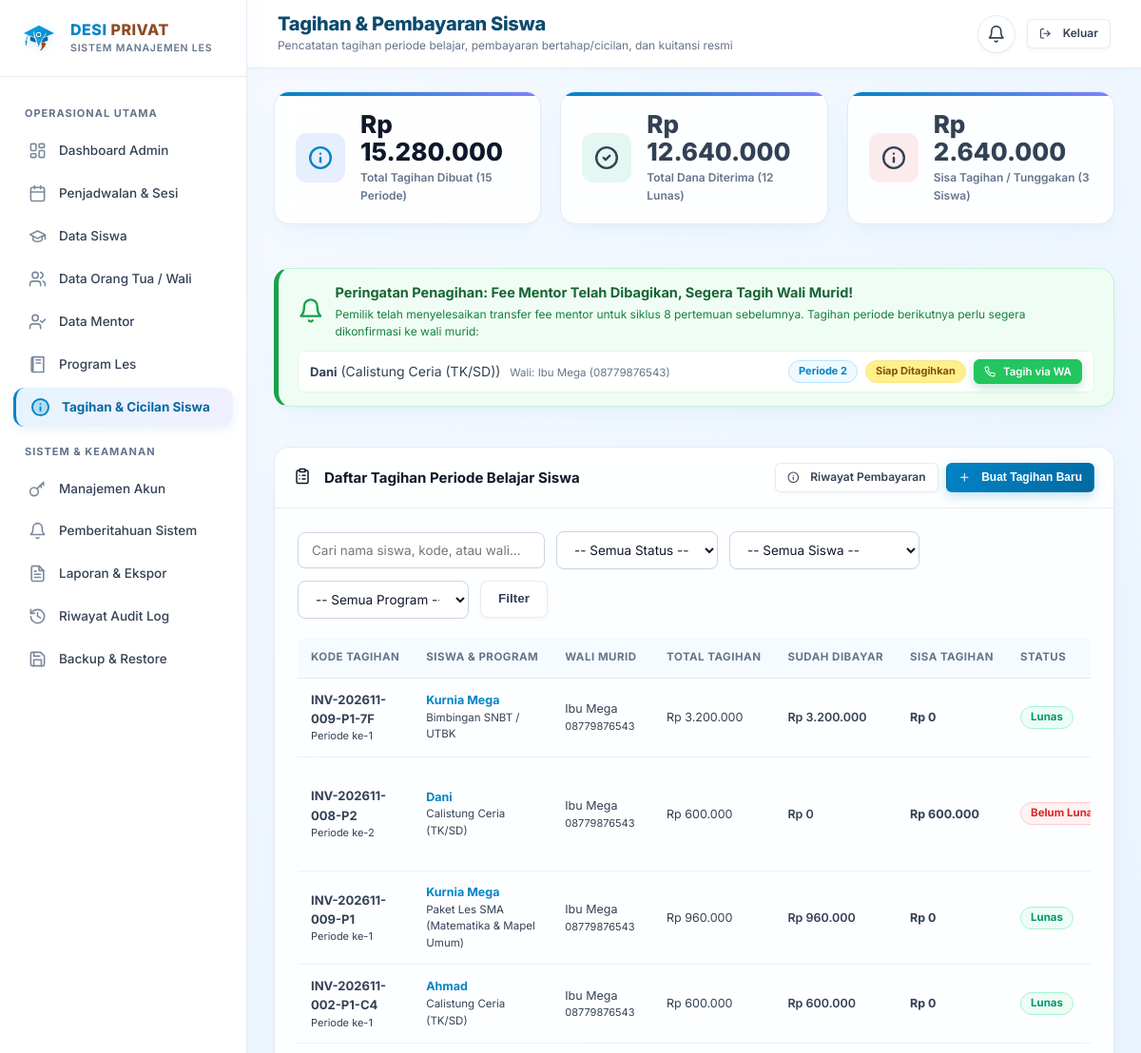
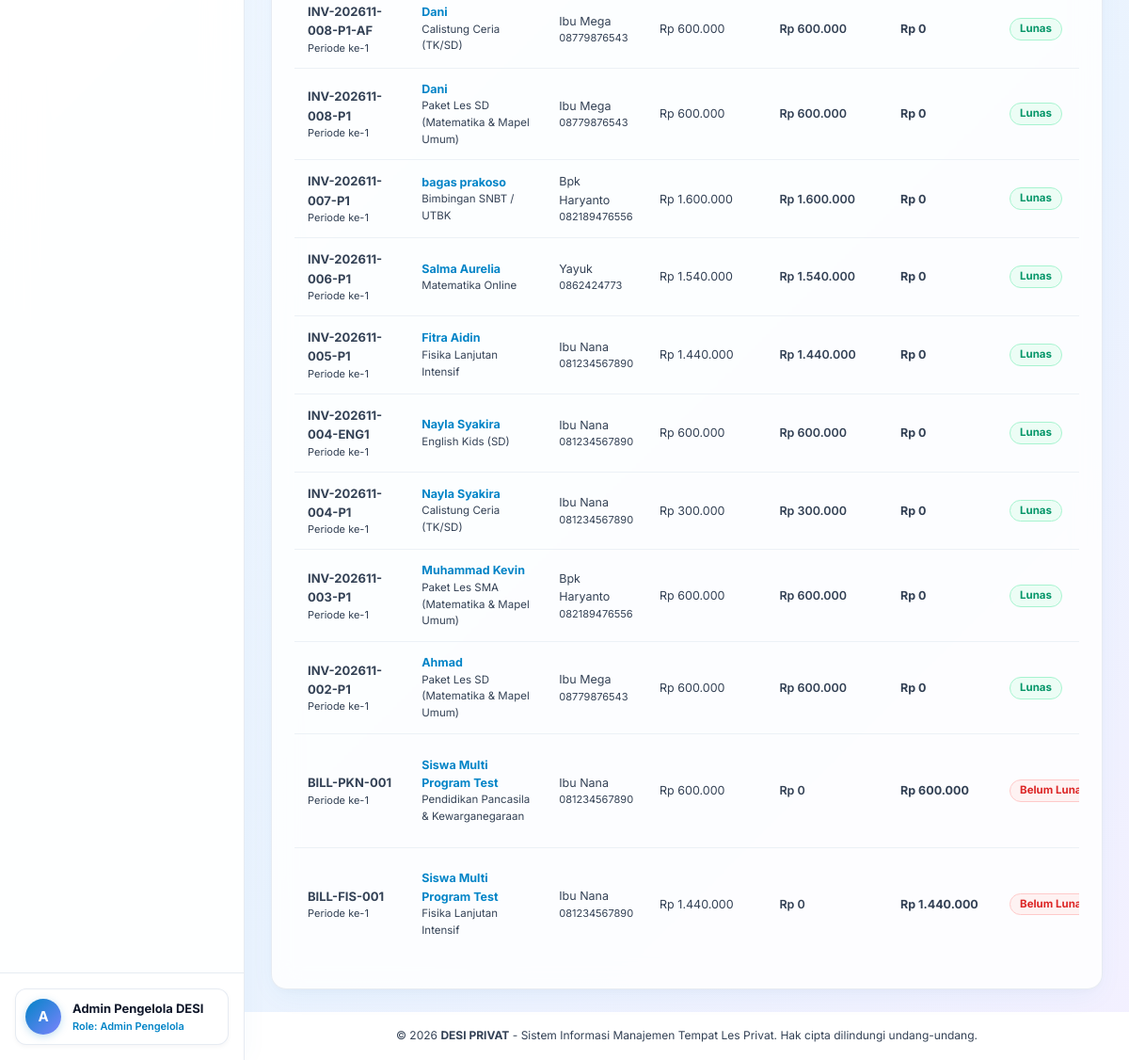
The app's page /admin/bills (signed in), older data (2 pictures, top to bottom).
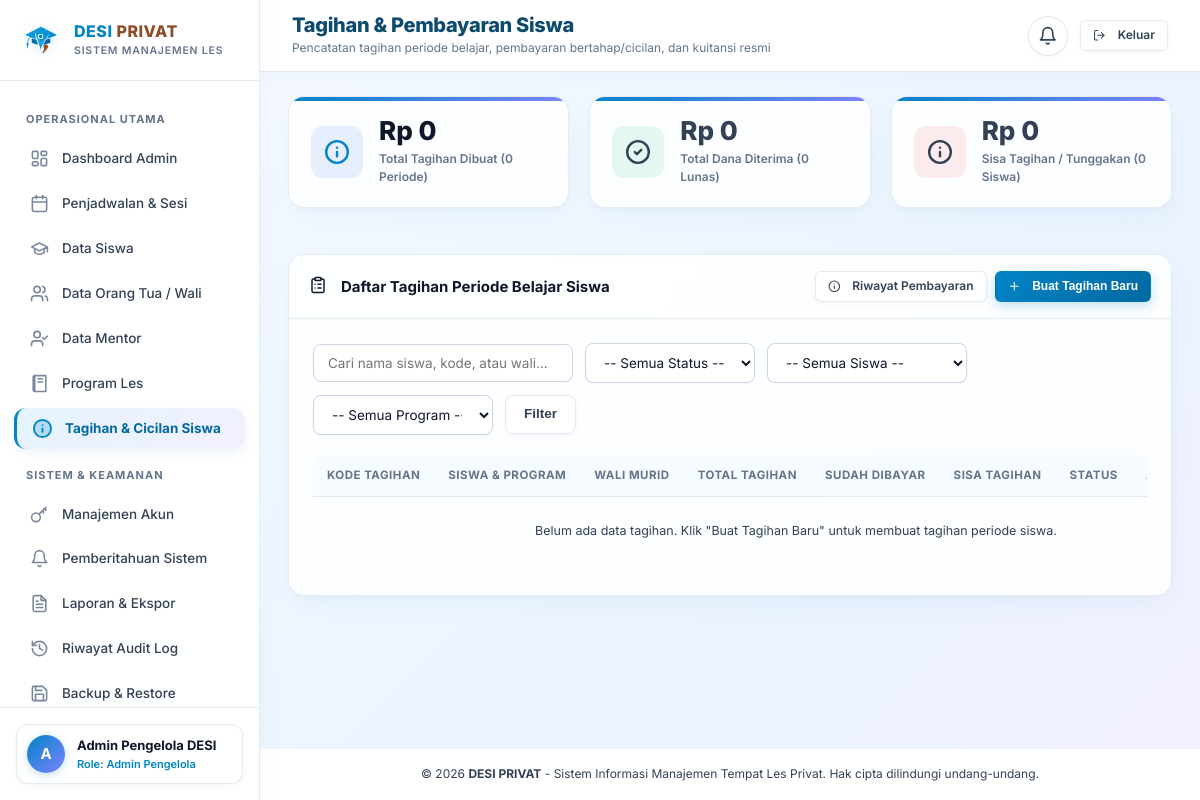
The same page, newer data.
### tables this page shows
CREATE TABLE student_bills (
                id INTEGER PRIMARY KEY AUTOINCREMENT,
                bill_code TEXT UNIQUE NOT NULL,
                student_id INTEGER NOT NULL REFERENCES students(id) ON DELETE CASCADE,
                program_id INTEGER NOT NULL REFERENCES programs(id) ON DELETE CASCADE,
                period_number INTEGER NOT NULL DEFAULT 1,
                title TEXT NOT NULL,
                total_amount REAL NOT NULL DEFAULT 0,
                paid_amount REAL NOT NULL DEFAULT 0,
                remaining_amount REAL NOT NULL DEFAULT 0,
                status TEXT NOT NULL DEFAULT 'belum_lunas' CHECK(status IN ('belum_lunas', 'sebagian', 'lunas', 'tunggakan')),
                due_date TEXT,
                notes TEXT,
                created_at DATETIME DEFAULT CURRENT_TIMESTAMP,
                updated_at DATETIME DEFAULT CURRENT_TIMESTAMP
            );

CREATE TABLE students (
    id INTEGER PRIMARY KEY AUTOINCREMENT,
    parent_id INTEGER NOT NULL REFERENCES parents(id) ON DELETE RESTRICT,
    full_name TEXT NOT NULL,
    school TEXT,
    grade TEXT,
    birth_date TEXT,
    address TEXT,
    notes TEXT,
    status TEXT NOT NULL DEFAULT 'aktif' CHECK(status IN ('aktif', 'nonaktif', 'berhenti')),
    created_at DATETIME DEFAULT CURRENT_TIMESTAMP,
    updated_at DATETIME DEFAULT CURRENT_TIMESTAMP
, initial_meeting_offset INTEGER NOT NULL DEFAULT 0, initial_offset_notes TEXT, initial_offset_set_at DATETIME, initial_offset_set_by INTEGER, latitude REAL, longitude REAL, payment_validated_by INTEGER, payment_validated_at DATETIME, payment_status TEXT DEFAULT 'lunas', meetings_per_period INTEGER DEFAULT 8);

CREATE TABLE programs (
    id INTEGER PRIMARY KEY AUTOINCREMENT,
    name TEXT NOT NULL,
    code TEXT UNIQUE NOT NULL,
    description TEXT,
    level TEXT,
    status TEXT NOT NULL DEFAULT 'aktif' CHECK(status IN ('aktif', 'nonaktif', 'diarsipkan')),
    created_at DATETIME DEFAULT CURRENT_TIMESTAMP
, default_fee_8 REAL DEFAULT 800000, default_fee_4 REAL DEFAULT 450000, price_per_session REAL DEFAULT 75000, default_fee_12 REAL DEFAULT 900000, service_type TEXT NOT NULL DEFAULT 'Private Tutoring');

CREATE TABLE parents (
    id INTEGER PRIMARY KEY AUTOINCREMENT,
    user_id INTEGER UNIQUE REFERENCES users(id) ON DELETE SET NULL,
    full_name TEXT NOT NULL,
    phone TEXT NOT NULL,
    email TEXT,
    address TEXT,
    notes TEXT,
    created_at DATETIME DEFAULT CURRENT_TIMESTAMP
, status TEXT NOT NULL DEFAULT 'aktif');

CREATE TABLE mentor_period_honor (
        id INTEGER PRIMARY KEY AUTOINCREMENT,
        mentor_id INTEGER NOT NULL,
        student_id INTEGER NOT NULL,
        program_id INTEGER NOT NULL,
        period_number INTEGER NOT NULL,
        completed_meetings INTEGER DEFAULT 8,
        fee_per_session REAL NOT NULL DEFAULT 50000,
        total_fee REAL NOT NULL DEFAULT 400000,
        status TEXT DEFAULT 'siap_ditransfer',
        transferred_at DATETIME,
        transferred_by INTEGER,
        transfer_notes TEXT,
        billing_alert_active INTEGER DEFAULT 0,
        created_at DATETIME DEFAULT CURRENT_TIMESTAMP,
        updated_at DATETIME DEFAULT CURRENT_TIMESTAMP,
        FOREIGN KEY (mentor_id) REFERENCES mentors(id),
        FOREIGN KEY (student_id) REFERENCES students(id),
        FOREIGN KEY (program_id) REFERENCES programs(id)
    );

### routes/admin.py (the view)
@admin_bp.route("/bills")
def bills():
    from services.finance_service import get_billing_alerts_summary, get_pending_new_students
    status_filter = request.args.get("status")
    student_filter = request.args.get("student_id")
    program_filter = request.args.get("program_id")
    search = request.args.get("q", "").strip()
    bills_list = get_student_bills(
        student_id=student_filter,
        program_id=program_filter,
        status=status_filter,
        search=search
    )
    overview = get_financial_overview()
    billing_alerts = get_billing_alerts_summary()
    pending_new_students = get_pending_new_students()
    students_list = query_db("SELECT id, full_name FROM students WHERE status != 'berhenti' ORDER BY full_name ASC")
    programs_list = query_db("SELECT id, name FROM programs WHERE status = 'aktif' ORDER BY name ASC")
    return render_template(
        "admin/bills.html",
        bills=bills_list,
        overview=overview,
        billing_alerts=billing_alerts,
        pending_new_students=pending_new_students,
        students=students_list,
        programs=programs_list,
        status_filter=status_filter,
        student_filter=student_filter,
        program_filter=program_filter,
        search=search
    )

### routes/admin.py (called while the page is built)
@admin_bp.before_request
@login_required
@role_required("admin")
def check_admin_access():
    pass

### routes/auth.py (called while the page is built)
def generate_csrf_token():
    if "_csrf_token" not in session:
        session["_csrf_token"] = secrets.token_hex(24)
    return session["_csrf_token"]

def login_required(f):
    @wraps(f)
    def decorated_function(*args, **kwargs):
        if "user_id" not in session:
            flash("Silakan masuk terlebih dahulu untuk mengakses halaman ini.", "warning")
            return redirect(url_for("auth.login", next=request.url))
        user = query_db("SELECT id, is_active FROM users WHERE id = ?", (session["user_id"],), one=True)
        if not user or not user["is_active"]:
            session.clear()
            flash("Sesi login Anda telah kedaluwarsa atau akun tidak ditemukan. Silakan masuk kembali.", "warning")
            return redirect(url_for("auth.login"))
        return f(*args, **kwargs)
    return decorated_function

### services/notification_service.py (called while the page is built)
def get_unread_count(user_id):
    row = query_db(
        "SELECT COUNT(*) as unread_count FROM notifications WHERE user_id = ? AND is_read = 0",
        (user_id,),
        one=True
    )
    return row["unread_count"] if row else 0

### templates/admin/bills.html (shortened to what the changed rows need)
{% extends "base.html" %}
{% block page_title %}Tagihan & Pembayaran Siswa{% endblock %}
{% block content %}
<div class="stats-grid" style="margin-bottom: 24px;">
  <div class="stat-card">
    <div class="stat-info">
      <div class="stat-value">Rp {{ "{:,.0f}".format(overview.total_billed).replace(",", ".") }}</div>
      <div class="stat-label">Total Tagihan Dibuat ({{ overview.total_bills_count }} Periode)</div>
    </div>
  </div>
  <div class="stat-card">
    <div class="stat-info">
      <div class="stat-value" style="color: var(--green-success);">Rp {{ "{:,.0f}".format(overview.total_collected).replace(",", ".") }}</div>
      <div class="stat-label">Total Dana Diterima ({{ overview.fully_paid_count }} Lunas)</div>
    </div>
  </div>
  <div class="stat-card">
    <div class="stat-info">
      <div class="stat-value" style="color: var(--danger-color);">Rp {{ "{:,.0f}".format(overview.total_outstanding).replace(",", ".") }}</div>
      <div class="stat-label">Sisa Tagihan / Tunggakan ({{ overview.unpaid_count }} Siswa)</div>
    </div>
  </div>
</div>
{% if billing_alerts %}
<div class="card" style="margin-bottom: 20px; background: #f0fdf4; border: 1.5px solid #bbf7d0; border-left: 5px solid #16a34a;">
  <div class="card-body" style="padding: 14px 20px;">
    <div style="display: flex; align-items: center; gap: 12px; margin-bottom: 10px;">
      <div style="font-size: 24px; color: #16a34a;">{{ icon('bell') }}</div>
      <div>
        <div style="font-size: 14.5px; font-weight: 700; color: #166534;">
          Peringatan Penagihan: Fee Mentor Telah Dibagikan, Segera Tagih Wali Murid!
        </div>
        <p style="margin: 2px 0 0 0; font-size: 12px; color: #15803d;">
          Pemilik telah menyelesaikan transfer fee mentor untuk siklus 8 pertemuan sebelumnya. Tagihan periode berikutnya perlu segera dikonfirmasi ke wali murid:
        </p>
      </div>
    </div>
    <div style="display: flex; flex-direction: column; gap: 6px;">
      {% for ba in billing_alerts %}
        <div style="background: #ffffff; border: 1px solid #dcfce7; border-radius: 6px; padding: 8px 12px; display: flex; align-items: center; justify-content: space-between; flex-wrap: wrap; gap: 10px;">
          <div>
            <strong style="color: var(--navy-dark); font-size: 13px;">{{ ba.student_name }}</strong> ({{ ba.program_name }})
            <span style="font-size: 11.5px; color: var(--text-muted); margin-left: 6px;">Wali: {{ ba.parent_name or '-' }} ({{ ba.parent_phone or '-' }})</span>
          </div>
          <div style="display: flex; align-items: center; gap: 8px;">
            <span class="badge badge-info" style="font-size: 11px;">Periode {{ ba.period_number + 1 }}</span>
            <span class="badge badge-warning" style="font-size: 11px; background: #fef08a; color: #854d0e;">Siap Ditagihkan</span>
            {% if ba.parent_phone %}
              <a href="{{ wa_billing_url(ba.parent_phone, ba.student_name, ba.total_amount or 800000) }}" target="_blank" class="btn btn-sm btn-success" style="background: #22c55e; border-color: #22c55e; font-size: 11.5px; padding: 4px 10px; color: #fff; text-decoration: none; display: inline-flex; align-items: center; gap: 4px; font-weight: 600;" title="Kirim Pesan Penagihan ke WhatsApp Wali Murid">
                {{ icon('phone') }} Tagih via WA
              </a>
            {% endif %}
          </div>
        </div>
      {% endfor %}
    </div>
  </div>
</div>
{% endif %}
<div class="card">
  <div class="card-body">
    <div class="table-responsive">
      <table class="table-desi">
        <thead>
          <tr>
            <th>Kode Tagihan</th>
            <th>Siswa &amp; Program</th>
            <th>Wali Murid</th>
            <th>Total Tagihan</th>
            <th>Sudah Dibayar</th>
            <th>Sisa Tagihan</th>
            <th>Status</th>
            <th>Aksi Pembayaran</th>
          </tr>
        </thead>
        <tbody>
          {% for b in bills %}
          <tr>
            <td>
              <strong style="color: var(--navy-dark); font-size: 13px;">{{ b.bill_code }}</strong>
              <div style="font-size: 11px; color: var(--gray-500);">Periode ke-{{ b.period_number }}</div>
            </td>
            <td>
              <strong style="color: var(--blue-brand);">{{ b.student_name }}</strong>
              <div style="font-size: 11.5px; color: var(--gray-600);">{{ b.program_name }}</div>
            </td>
            <td>
              <div>{{ b.parent_name or '-' }}</div>
              <div style="font-size: 11px; color: var(--gray-500);">{{ b.parent_phone or '-' }}</div>
            </td>
            <td>Rp {{ "{:,.0f}".format(b.total_amount).replace(",", ".") }}</td>
            <td style="color: var(--green-success); font-weight: 600;">Rp {{ "{:,.0f}".format(b.paid_amount).replace(",", ".") }}</td>
            <td style="color: var(--danger-color); font-weight: 700;">Rp {{ "{:,.0f}".format(b.remaining_amount).replace(",", ".") }}</td>
            <td>
              {% if b.status == 'lunas' %}
                <span class="badge badge-success">Lunas</span>
              {% elif b.status == 'sebagian' %}
                <span class="badge badge-warning">Sebagian / Cicilan</span>
              {% else %}
                <span class="badge badge-danger">Belum Lunas</span>
              {% endif %}
            </td>
          </tr>
          {% else %}
          <tr>
            <td colspan="8" style="text-align: center; padding: 24px; color: var(--gray-500);">
              Belum ada data tagihan. Klik "Buat Tagihan Baru" untuk membuat tagihan periode siswa.
            </td>
          </tr>
          {% endfor %}
        </tbody>
      </table>
    </div>
  </div>
</div>
{% endblock %}

Row changes from the older to the newer data that the page shows:
removed student_bills: student_name "Dani", program_name "Calistung Ceria (TK/SD)", full_name "Ibu Mega", phone "08779876543", ba.period_number+1 "2", bill_code "INV-202611-008-P2", period_number "2", total_amount "600.000", paid_amount "0", remaining_amount "600.000", status "Belum…"
removed student_bills: bill_code "INV-202611-009-P1-7F", period_number "1", student_name "Kurnia Mega", program_name "Bimbingan SNBT / UTBK", full_name "Ibu Mega", phone "08779876543", total_amount "3.200.000", paid_amount "3.200.000", remaining_amount "0", status "Lunas"
removed student_bills: bill_code "INV-202611-009-P1", period_number "1", student_name "Kurnia Mega", program_name "Paket Les SMA (Matematika & Mapel Umum)", full_name "Ibu Mega", phone "08779876543", total_amount "960.000", paid_amount "960.000", remaining_amount "0", status "Lunas"
removed student_bills: bill_code "INV-202611-002-P1-C4", period_number "1", student_name "Ahmad", program_name "Calistung Ceria (TK/SD)", full_name "Ibu Mega", phone "08779876543", total_amount "600.000", paid_amount "600.000", remaining_amount "0", status "Lunas"
removed student_bills: bill_code "INV-202611-008-P1-AF", period_number "1", student_name "Dani", program_name "Calistung Ceria (TK/SD)", full_name "Ibu Mega", phone "08779876543", total_amount "600.000", paid_amount "600.000", remaining_amount "0", status "Lunas"
removed student_bills: bill_code "INV-202611-008-P1", period_number "1", student_name "Dani", program_name "Paket Les SD (Matematika & Mapel Umum)", full_name "Ibu Mega", phone "08779876543", total_amount "600.000", paid_amount "600.000", remaining_amount "0", status "Lunas"
removed student_bills: bill_code "INV-202611-007-P1", period_number "1", student_name "bagas prakoso", program_name "Bimbingan SNBT / UTBK", full_name "Bpk Haryanto", phone "082189476556", total_amount "1.600.000", paid_amount "1.600.000", remaining_amount "0", status "Lunas"
removed student_bills: bill_code "INV-202611-006-P1", period_number "1", student_name "Salma Aurelia", program_name "Matematika Online", full_name "Yayuk", phone "0862424773", total_amount "1.540.000", paid_amount "1.540.000", remaining_amount "0", status "Lunas"
removed student_bills: bill_code "INV-202611-005-P1", period_number "1", student_name "Fitra Aidin", program_name "Fisika Lanjutan Intensif", full_name "Ibu Nana", phone "081234567890", total_amount "1.440.000", paid_amount "1.440.000", remaining_amount "0", status "Lunas"
removed student_bills: bill_code "INV-202611-004-ENG1", period_number "1", student_name "Nayla Syakira", program_name "English Kids (SD)", full_name "Ibu Nana", phone "081234567890", total_amount "600.000", paid_amount "600.000", remaining_amount "0", status "Lunas"
removed student_bills: bill_code "INV-202611-004-P1", period_number "1", student_name "Nayla Syakira", program_name "Calistung Ceria (TK/SD)", full_name "Ibu Nana", phone "081234567890", total_amount "300.000", paid_amount "300.000", remaining_amount "0", status "Lunas"
removed student_bills: bill_code "INV-202611-003-P1", period_number "1", student_name "Muhammad Kevin", program_name "Paket Les SMA (Matematika & Mapel Umum)", full_name "Bpk Haryanto", phone "082189476556", total_amount "600.000", paid_amount "600.000", remaining_amount "0", status "Lunas"
removed student_bills: bill_code "INV-202611-002-P1", period_number "1", student_name "Ahmad", program_name "Paket Les SD (Matematika & Mapel Umum)", full_name "Ibu Mega", phone "08779876543", total_amount "600.000", paid_amount "600.000", remaining_amount "0", status "Lunas"
removed student_bills: bill_code "BILL-PKN-001", period_number "1", student_name "Siswa Multi Program Test", program_name "Pendidikan Pancasila & Kewarganegaraan", full_name "Ibu Nana", phone "081234567890", total_amount "600.000", paid_amount "0", remaining_amount "600.000", status "Belum…"
removed student_bills: bill_code "BILL-FIS-001", period_number "1", student_name "Siswa Multi Program Test", program_name "Fisika Lanjutan Intensif", full_name "Ibu Nana", phone "081234567890", total_amount "1.440.000", paid_amount "0", remaining_amount "1.440.000", status "Belum…"
Text that changed along with them:
{{ "{:,.0f}".format(overview.total_billed).replace(",", ".") }}: "15.280.000" → "0"
{{ overview.total_bills_count }}: "15" → "0"
{{ "{:,.0f}".format(overview.total_collected).replace(",", ".") }}: "12.640.000" → "0"
{{ overview.fully_paid_count }}: "12" → "0"
{{ "{:,.0f}".format(overview.total_outstanding).replace(",", ".") }}: "2.640.000" → "0"
{{ overview.unpaid_count }}: "3" → "0"
text no longer shown: "Peringatan Penagihan: Fee Mentor Telah Dibagikan, Segera Tagih Wali Murid! Pemilik telah menyelesaikan transfer fee mentor untuk siklus 8 pertemuan sebelumnya. Tagihan periode berikutnya perlu segera dikonfirmasi ke wali murid:"
text now shown: "Belum ada data tagihan. Klik \"Buat Tagihan Baru\" untuk membuat tagihan periode siswa."
